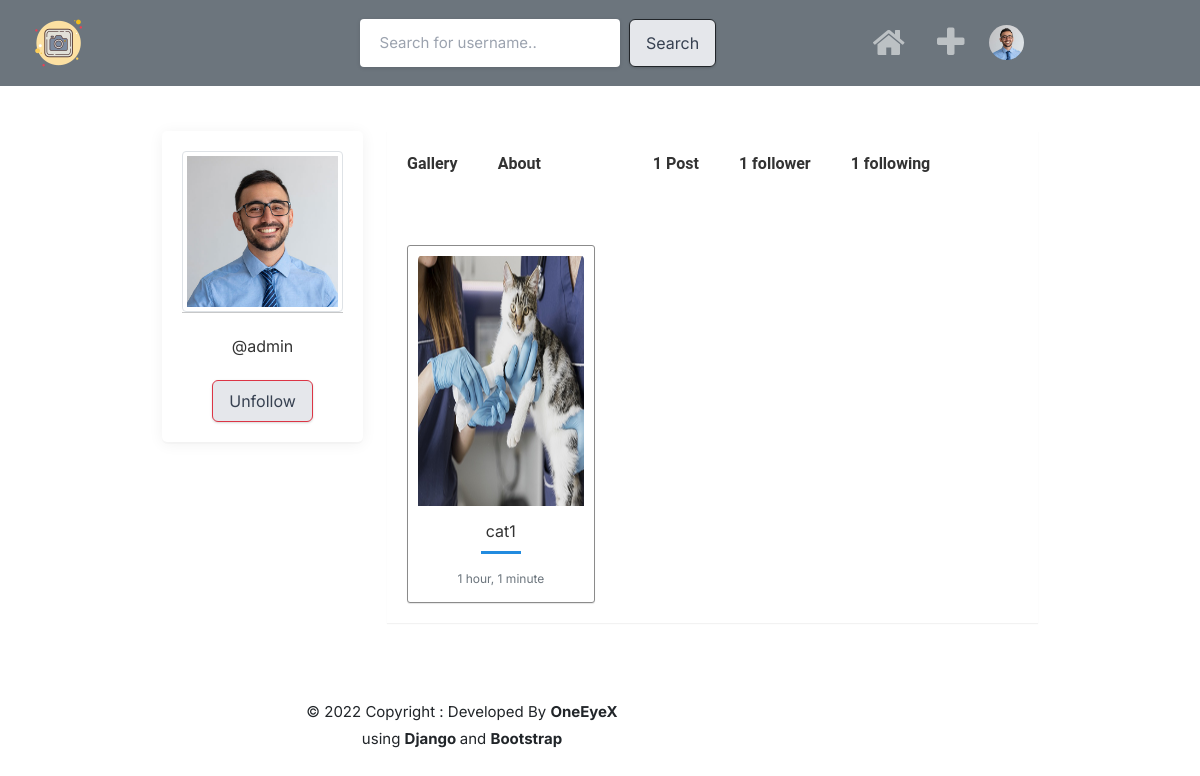
The app's page /profile/admin (signed in) with its own data.
### core/models.py (models this page shows, shortened)
class Profile(models.Model):
    user = models.ForeignKey(User, on_delete=models.CASCADE)
    id_user = models.IntegerField()
    bio = models.TextField(blank=True)
    profileimg = models.ImageField(
        upload_to="profile_images", default="blank-profile-picture.png"
    )
    location = models.CharField(max_length=100, blank=True)
    def __str__(self):
        return self.user.username

class Post(models.Model):
    id = models.UUIDField(primary_key=True, default=uuid.uuid4)
    user = models.CharField(max_length=100)
    image = models.ImageField(upload_to="post_images")
    caption = models.TextField()
    created_at = models.DateTimeField(default=datetime.now)
    no_of_likes = models.IntegerField(default=0)

### core/views.py (the view)
# urls.py: path("profile/<str:pk>", views.profile, name="profile"),
@login_required(login_url="signin")
def profile(request, pk):
    user_object = get_object_or_404(User, username=pk)
    user_profile = Profile.objects.get(user=user_object)
    user_posts = Post.objects.filter(user=pk)
    user_post_length = len(user_posts)
    follower = request.user.username
    user = pk
    if FollowersCount.objects.filter(follower=follower, user=user).first():
        button_text = "Unfollow"
    else:
        button_text = "Follow"
    user_followers = len(FollowersCount.objects.filter(user=pk))
    user_following = len(FollowersCount.objects.filter(follower=pk))
    context = {
        "user_object": user_object,
        "user_profile": user_profile,
        "user_posts": user_posts,
        "user_post_length": user_post_length,
        "button_text": button_text,
        "user_followers": user_followers,
        "user_following": user_following,
    }
    return render(request, "profile.html", context)

### templates/profile.html (shortened to what this page needs)
{% extends 'base.html' %}
{% load static %}
{% block content %}
<div class="container">
	<div class="row">
		<div class="col-lg-3 col-md-4">
			<div class="text-center card-box">
				<div class="member-card">
					<div class="thumb-xl member-thumb m-b-10 center-block">
						<img src="{{user_profile.profileimg.url}}" class="img-circle img-thumbnail kaber"
							alt="profile-image">
					</div>
					<div class="">
						<hr>
						<br>
						<h4 class="m-b-5">@{{user_profile}}</h4>
						<br>
					</div>
					{% if user_object.username == user.username %}
					<a href="/settings" class="btn btn-success btn-sm w-sm waves-effect m-t-10 waves-light"
						data-ripple="">Account Settings</a>
					{% else %}
					<form action="/follow" method="POST">
						<a data-ripple="">
							<button class="btn btn-danger btn-sm w-sm waves-effect m-t-10 waves-light" type="submit">
								{{button_text}}</button>
						</a>
					</form>
					{% endif %}
				</div>
			</div>
		</div>
		<div class="col-md-8 col-lg-9">
			<ul class="nav nav-tabs" id="myTab" role="tablist">
				<li class="nav-item">
					<a class="nav-link active" id="home-tab" data-toggle="tab" href="#galleries" role="tab"
						aria-controls="home" aria-selected="true">
						<b> Gallery</b>
					</a>
				</li>
				<li class="nav-item">
					<a class="nav-link" id="profile-tab" data-toggle="tab" href="#aboutuser" role="tab"
						aria-controls="profile" aria-selected="false"><b>About</b></a>
				</li>
				<li class="nav-item">
				</li>
				<li class="nav-item">
					<a class="nav-link" id=" " href="#" role="tab" aria-controls="profile" aria-selected="false">
						<b>
							{% if user_post_length == 0 %}
							No Post
							{% elif user_post_length == 1 %}
							{{user_post_length}} Post
							{% else %}
							{{user_post_length}} Posts
							{% endif %}
						</b>
					</a>
				</li>
				<li class="nav-item">
					<a class="nav-link" id=" " href="#" role="tab" aria-controls="profile" aria-selected="false">
						<b>
							{% if user_followers == 0 or user_followers == 1 %}
							<b>{{user_followers}} follower</b>
							{% else %}
							<b>{{user_followers}} followers</b>
							{% endif %}
						</b>
					</a>
				</li>
				<li class="nav-item">
					<a class="nav-link" id=" " href="#" role="tab" aria-controls="profile" aria-selected="false">
						<b>
							{{user_following}} following
						</b>
					</a>
				</li>
			</ul>
			<div class="tab-content" id="myTabContent">
				<div class="tab-pane fade show active" id="galleries" role="tabpanel" aria-labelledby="home-tab">
					<div class="row">
						{% if user_posts %}
						{% for post in user_posts %}
						{% if post.image %}
						<div class="col-sm-4">
							<div class="gal-detail thumb" style="border: 1px solid #8b8b8b; ">
								<a class="strip" href="{{post.image.url}}" title="" data-strip-group="mygroup"
									data-strip-group-options="loop: false">
									<img src="{{post.image.url}}" style="height: 250px; width: 300px;" alt=""></a>
								<h4 class="text-center">
									{% if post.caption %}
									{{post.caption}}
									{% else %}
									<br>
									{% endif %}
								</h4>
								<div class="ga-border"></div>
								<p class="text-muted text-center"><small>{{post.created_at|timesince}}</small></p>
							</div>
						</div>
						{% endif %}
						{% endfor %}
						{% else %}
						<div>
							<h1 class="display-2 text-center">No post</h1>
						</div>
						{% endif %}
					</div>
				</div>
			</div>
		</div>
	</div>
	<br>
	<br>
	{% include 'footer.html' %}
</div>
{% endblock content %}

### templates/navbar.html (shortened to what this page needs)
{% load static %}
<nav class="navbar navbar-expand-lg navbar-dark bg-secondary">
    <div class="container-fluid">
        <a class="navbar-brand" href="{% url 'index' %}" style="margin-right: 20%">
            <img src="{% static '../static/img/favicon.png' %}" alt="" width="60">
        </a>
        <div class="collapse navbar-collapse text-center" id="navbarSupportedContent">
            <form style="margin-left: 5%;" class="d-flex" action="/search" method="POST">
                <input type="text" name="username" placeholder="Search for username.." />&nbsp; &nbsp;
                <button class="btn btn-outline-dark" type="submit">Search</button>
            </form>
            <ul class="navbar-nav me-auto mb-2 mb-lg-0 navbar-right">
                {% if request.user.is_authenticated %}
                <li class="nav-item" style="padding: 0 0.5rem">
                    <a class="nav-link" aria-current="page" href="{% url 'index' %}">
                        <i class="fa fa-home" style="font-size: 35px"></i>
                    </a>
                </li>
                <li class="nav-item" style="padding: 0 0.5rem">
                    <a class="nav-link" aria-current="page" href="#" data-toggle="modal"
                        data-target="#exampleModalCenter">
                        <i class="fa fa-plus" style="font-size: 35px ;"></i>
                    </a>
                </li>
                {% endif %}
                <li class="nav-item dropdown  ">
                    <a class="nav-link" href="#" id="navbarDropdown" role="button" data-bs-toggle="dropdown"
                        aria-expanded="false">
                        <center>
                            <img src="{{user_profile.profileimg.url}}" width="35" style="border-radius: 50%;" alt="" />
                        </center>
                    </a>
                </li>
            </ul>
        </div>
    </div>
</nav>

### static/assets/css/style.css (style rules this page uses)
button { vertical-align: middle; }
input { height: 48px; line-height: 48px; padding: 0 20px; outline: none; font-size: 15px; color: #808080; max-width: 100%; width: 100%; -webkit-box-sizing: border-box; box-sizing: border-box; display: block; font-weight: 400; opacity: 1; border-radius: 4px; border: none; -webkit-box-shadow: 0 1px 4px 0px rgba(0, 0, 0, 0.12); box-shadow: 0 1px 4px 0px rgba(0, 0, 0, 0.12); }
input[type="text"], input[type="password"], input[type="email"], input[type="number"] { height: 48px; line-height: 48px; padding: 0 20px; outline: none; font-size: 15px; color: #808080; max-width: 100%; width: 100%; -webkit-box-sizing: border-box; box-sizing: border-box; display: block; font-weight: 400; opacity: 1; border-radius: 4px; border: none; -webkit-box-shadow: 0 1px 4px 0px rgba(0, 0, 0, 0.12); box-shadow: 0 1px 4px 0px rgba(0, 0, 0, 0.12); }
input { -webkit-transition: all 0.1s ease-in-out; transition: all 0.1s ease-in-out; }
::placeholder { color: #808080; opacity: 1; }
button { border: none; margin: 0; padding: 0; width: auto; overflow: visible; background: transparent; color: inherit; font: inherit; line-height: normal; cursor: pointer; }
a { color: #be185d; -webkit-transition: 0.3s; transition: 0.3s; outline: none !important; }
button { outline: none !important; }
img { max-width: 100%; }
body { color: #666; font-size: 15px; line-height: 27px; background-color: #f0f2f5; font-family: "Inter", sans-serif; text-transform: none; }
body p { font-size: 15px; line-height: 27px; }
h1, h2, h3, h4, h5, h6 { font-family: "Inter", sans-serif; text-transform: none; }
input[type="text"], input[type="password"], input[type="email"] { font-family: "Inter", sans-serif; text-transform: none; }
button, body .pac-container { font-family: "Inter", sans-serif; text-transform: none; }
h1, h2, h3, h4, h5, h6 { color: #333; font-weight: 500; margin: 0; padding: 0; }
h4 { font-size: 15px; }
b, strong { font-weight: 700 !important; }
@media (min-width: 1024px) { .container { max-width: 900px !important; padding-top: 45px; } }

### templates/navbar.html (style rules this page uses)
.navbar-right { margin-left: auto; align-items: middle; justify-content: middle; }

### templates/profile.html (style rules this page uses)
.card-box { padding: 20px; box-shadow: 0 2px 15px 0 rgba(0, 0, 0, 0.06), 0 2px 0 0 rgba(0, 0, 0, 0.02); -webkit-border-radius: 5px; border-radius: 5px; -moz-border-radius: 5px; background-clip: padding-box; margin-bottom: 20px; background-color: #ffffff; }
.thumb { background-color: #ffffff; border-radius: 3px; box-shadow: 0 1px 1px 0 rgba(0, 0, 0, 0.1); margin-top: 30px; padding-bottom: 10px; padding-left: 10px; padding-right: 10px; padding-top: 10px; width: 100%; }
.gal-detail h4 { margin: 16px auto 10px auto; width: 80%; white-space: nowrap; display: block; overflow: hidden; text-overflow: ellipsis; }
.gal-detail .ga-border { height: 3px; width: 40px; background-color: #228bdf; margin: 10px auto; }
.nav.nav-tabs>li>a { background-color: transparent; border-radius: 0; border: none; color: #333333 !important; cursor: pointer; line-height: 50px; font-weight: 500; padding-left: 20px; padding-right: 20px; font-family: 'Roboto', sans-serif; }
.tab-content { box-shadow: 0 1px 1px rgba(0, 0, 0, 0.05); color: #777777; }
.nav.nav-tabs>li:last-of-type a { margin-right: 0px; }
.nav.nav-tabs { border-bottom: 0; box-shadow: 0 1px 1px rgba(0, 0, 0, 0.05); }
.nav.nav-tabs+.tab-content { background: #ffffff; margin-bottom: 20px; padding: 20px; }

### records on screen
Profile: profileimg (picture), user.username "admin"
Post: image (picture), caption "cat1", created_at "1 hour, 1 minute"

### other values on screen
{{ button_text }} "Unfollow"
{{ user_post_length }} "1"
{{ user_followers }} "1"
{{ user_following }} "1"
